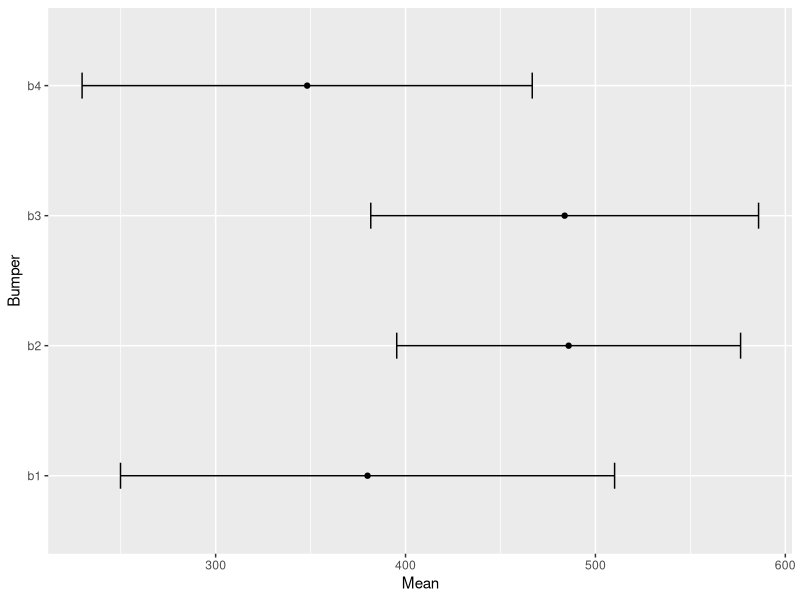

Write R code to recreate this figure.
###page_no_530###
rm(list=ls())

Bumper<-c("b1","b2","b3","b4")
b1<-c(610,354,234,399,278,358,379,548,196,444)
b2<-c(404,663,521,518,499,374,562,505,375,438)
b3<-c(599,426,429,621,426,414,332,460,494,637)
b4<-c(272,405,197,363,297,538,181,318,412,499)


m1<-mean(b1); s1<-sd(b1)
m2<-mean(b2); s2<-sd(b2)
m3<-mean(b3); s3<-sd(b3)
m4<-mean(b4); s4<-sd(b4)

Mean<-(c(m1,m2,m3,m4))
StDev<-(c(s1,s2,s3,s4))
bumper<-factor(c(rep("b1",10),rep("b2",10),rep("b3",10),rep("b4",10)))
values<-c(610,354,234,399,278,358,379,548,196,444,404,663,521,518,499,374,562,505,375,438,599,426,429,621,426,414,332,460,494,637,272,405,197,363,297,538,181,318,412,499)

df<-data.frame(bumper,values)
fit<-aov(lm(values~bumper,data=df))
summary(fit)
F_tab<-qf(.95,3,36);F_tab
ifelse(summary(fit)[[1]][[4]][[1]]<F_tab,"Ho may Accepted ","Ho is Rejected")

n=40; k=4; n1=n2=n3=n4=ng=10
v<-n-k;v
MSE<-round(summary(fit)[[1]][[3]][[2]]);MSE
F_t<-3.79
w<-F_t*sqrt(MSE/(ng));w
DF<-data.frame(Bumper,10,Mean,StDev)

library(ggplot2)
ggplot(DF,aes(x=Mean,y=Bumper))+geom_errorbar(aes(xmin=Mean-StDev,xmax=Mean+StDev),width=.2)+geom_line()+geom_point()
